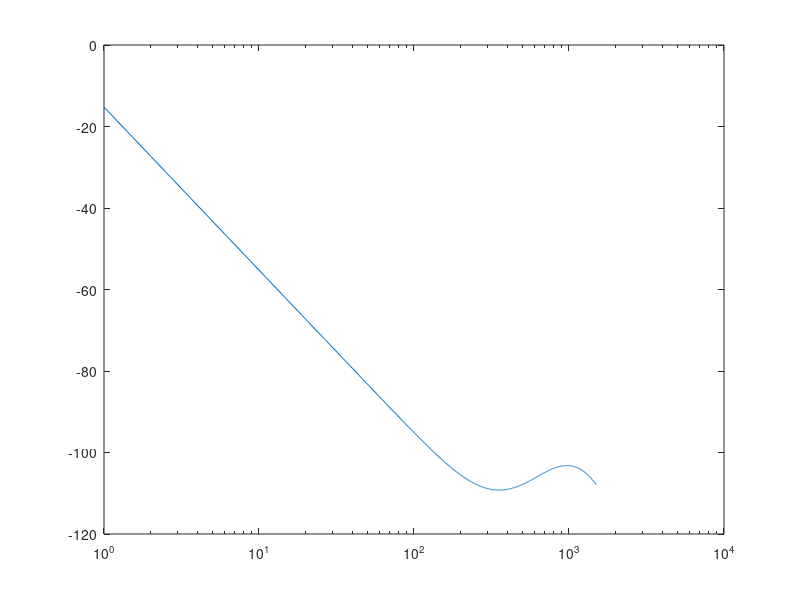

Write MATLAB code to recreate this figure.
clear all
close all
clc

% inputs

%frequency
f = 5.8e9; %Hz
x = linspace(-100,-50,100);
% distance between reader and tag
r = 1500; %m

% miniumum required power at the receiver
Prmin = -110; %dBm

% minimum required SNR
SNRmin = 10; %dB

% noise figure
NF = 2; %dB

%Bandwidth of the receiver
BW = 1e6; %1 Hz

% Receiver Noise power
Pn = -111; %dBm

% Processing gain
Gpr = 10; %dB

%%

%Sensitivity of Receiver Calculation
N = 30;
% Transmitted power ranges
PT = linspace(-20, 30, N); %dBm
% Transmitting antenna gain
Gtx = linspace(1.8, 7.415, N); %dBi
% Receiving antenna gain
Grx = linspace(1.8, 35, N); %dBi
% Tag antenna gain
Gt = linspace(9, 13.07, N); %dBi

%%
%gain of the reflection amplifier fitted to the experimental results

% p1 =      0.9694;
% p2 =       2.946;
% p3 =       -3.38;
% p4 =      -16.22;
% p5 =        24.2;
p1 =    0.001327;%  (-0.008781, 0.01144)
p2 =      0.3925;%  (-2.5, 3.285)
p3 =       43.28;%  (-266.4, 353)
p4 =        2107;%  (-1.26e+04, 1.681e+04)
p5 =   3.821e+04;%  (-2.232e+05, 2.996e+05)
a1 =       34.63;%  (31.84, 42.52)
b1 =      -78.24;%  (-79.86, -74.42)
c1 =       93.67;%  (7.169, 13.86)
Gqtr = @(x) a1*exp(-((x-b1).^2/c1))+4; % x is incident tag power in dBm

% plot(x,Gqtr(x))
%%
temp_result = zeros(N^4,6);
lambda = 3e8/(f);%m
path = 10*log10((lambda./(4*pi.*r)).^2);
count = 1;
possible_rows = zeros(N^4,1);
for a = 1:length(PT)
    for b = 1:length(Gtx)
        for c = 1:length(Grx)
            for d = 1:length(Gt)
                Ptag = PT(a) + Gtx(b) + Gt(d) + path;
                G_tag = Gqtr(Ptag);
                P_backscattered = Ptag + G_tag + Gt(d) + Grx(c) + path;
                index = (N^3*a-N^3) + (N^2*b-N^2) + (N*c-N) + d;
                temp_result(index,4) = Gt(d);
                temp_result(index,3) = Grx(c);
                temp_result(index,2) = Gtx(b);
                temp_result(index,1) = PT(a);
                temp_result(index,5) = P_backscattered;
                temp_result(index,6) = Ptag;
                
                if((Ptag > -80 && Ptag < -60) && (P_backscattered > Prmin))
                    possible_rows(count) = index;
                    count = count + 1;
                end
            end
        end
    end
end
possible_rows = possible_rows(possible_rows~=0);
result = zeros(length(possible_rows),6);
for a = 1:(length(possible_rows))
    result(a,:) = temp_result( possible_rows(a)   ,:);
end

[a,min_tag_row] = min(result(:,4));
min_Gtag_indices = find(result(:,4) == min(result(:,4)));
min_Gtag_results = zeros(length(min_Gtag_indices),6);
for a = 1:length(min_Gtag_indices)
    min_Gtag_results(a,:) = result(min_Gtag_indices(a),:);
end

%TAKE 145
r = 1:1:1500;
path_2 = 10*log10((lambda./(4*pi.*r)).^2);

a = 145;
PT = min_Gtag_results(a,1);Gtx = min_Gtag_results(a,2); Grx = min_Gtag_results(a,3); Gt = min_Gtag_results(a,4);
Ptag = PT + Gtx + Gt + path_2;
G_tag = Gqtr(Ptag);
P_backscattered = Ptag + G_tag + Gt + Grx + path_2;

semilogx(r,P_backscattered)
